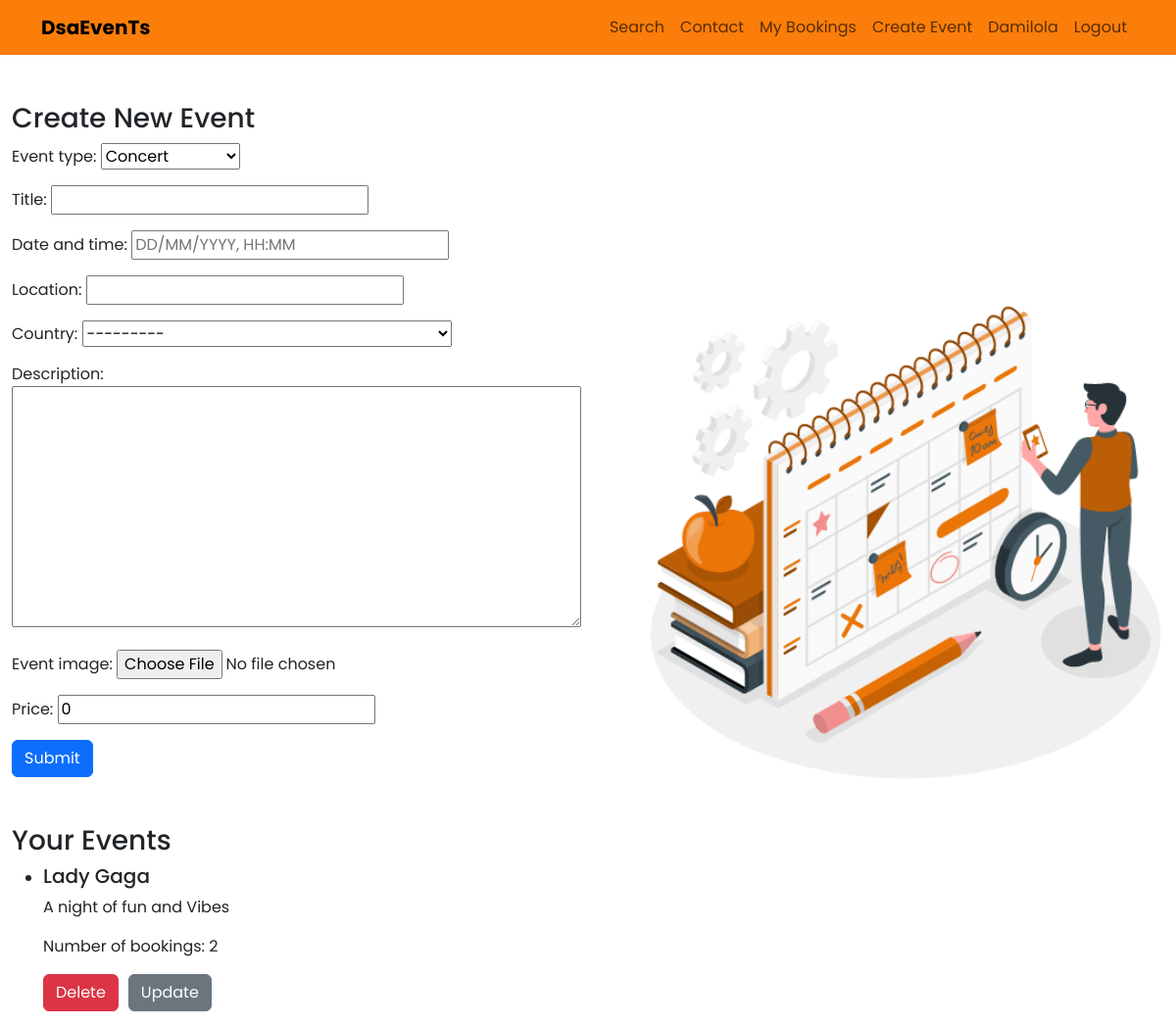
Page /events-submission/ (signed in) on the earlier database version.
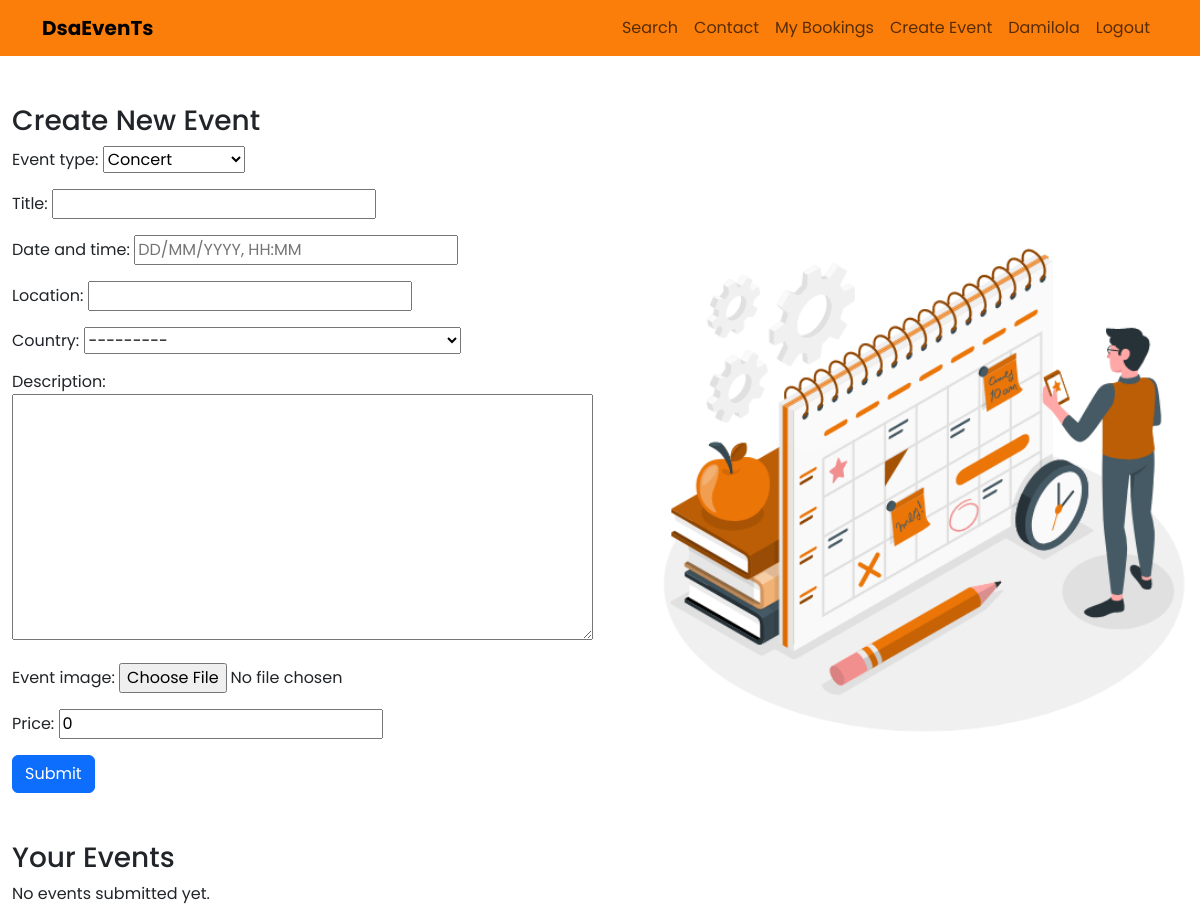
Same page on the later database version.
### events/models.py (models this page shows)
class Event(models.Model):
    EVENT_TYPE_CHOICES = (
        ('concert', 'Concert'),
        ('music_festival', 'Music Festival'),
        ('workshop', 'Workshop'),
        ('conference', 'Conference'),
        ('exhibition', 'Exhibition'),
        ('album_release', 'Album Release'),
        ('live_stream', 'Live Stream'),
        ('meetup', 'Meetup'),
    )
    event_type = models.CharField(max_length=100, choices=EVENT_TYPE_CHOICES)
    title = models.CharField(max_length=255)
    date_and_time = models.DateTimeField()
    location = models.CharField(max_length=255)
    country = CountryField()
    description = models.TextField()
    event_image = models.ImageField(blank=True)
    price = models.DecimalField(max_digits=10, decimal_places=2, default=0)
    user = models.ForeignKey(User, on_delete=models.CASCADE, default= None)

### events/views.py (the view)
# urls.py: path('events-submission/', views.create_event, name='event-submission'),
@login_required
def create_event(request):
    if request.method == 'POST':
        form = EventForm(request.POST, request.FILES)
        if form.is_valid():
            event = form.save(commit=False)
            if 'event_image' in request.FILES:
                s3_url = upload_to_s3(request.FILES['event_image'],
                request.FILES['event_image'].name)
                event.event_image = s3_url
            event.user=request.user
            event.save()
            return redirect('homepage')
    else:
        form = EventForm()
    existing_events = Event.objects.filter(user=request.user)
    return render(request, 'events/events_submission.html',
    {'form': form, 'existing_events': existing_events})

### events/forms.py
class EventForm(forms.ModelForm):
    date_and_time = forms.DateTimeField(input_formats=['%d/%m/%Y, %H:%M'],
    widget=DateTimeInput(attrs={'placeholder': 'DD/MM/YYYY, HH:MM'}))
    class Meta:
        model = Event
        fields = ['event_type', 'title', 'date_and_time', 'location', 'country',
        'description', 'event_image', 'price']
        widgets = {
            'date_and_time': DateTimeLocalInput(),
            'country': forms.Select(choices=[(country.code, country.name)
            for country in countries]),
        }
    def __init__(self, *args, **kwargs):
        super().__init__(*args, **kwargs)
        self.fields['event_type'].choices = Event.EVENT_TYPE_CHOICES

### templates/events/events_submission.html (shortened to what this page needs)
{% extends 'base.html' %}
{% load static %}
{% block content %}
<div style ="display:flex; justify-content:space-between; align-items:center;">
<div>
    <div class="container mt-5">
    <h3>Create New Event</h3>
    <form method="post" enctype="multipart/form-data">
        {{ form.as_p }}
        <button type="submit" class="btn btn-primary">Submit</button>
    </form>
</div>
    <div class="container mt-5">
    <h3>Your Events</h3>
    {% if existing_events %}
    <ul>
        {% for event in existing_events %}
        <li>
            <h5>{{ event.title }}</h5>
            <p>{{ event.description }}</p>
             <p>Number of bookings: {{ event.bookings.count }}</p>
        <div style="display: flex; flex-direction:row; gap:10px;">
            <form method="post" action="{% url 'delete_event' event.id %}">
                <button type="submit" class="btn btn-danger">Delete</button>
            </form>
            <a href="{% url 'update_event' event.id %}" class="btn btn-secondary">Update</a>
        </div>
        </li>
        {% endfor %}
    </ul>
    {% else %}
    <p>No events submitted yet.</p>
    {% endif %}
</div>
</div>
<div>
     <img src="{% static 'events/images/Schedule.gif' %}" alt="contact Image" class="img-fluid" style="width: 600px;">
</div>
</div>
{% endblock %}

Differences in the rows shown:
removed Event: title "Lady Gaga", description "A night of fun and Vibes", bookings.count "2"
Other differences:
text now shown: "No events submitted yet."
